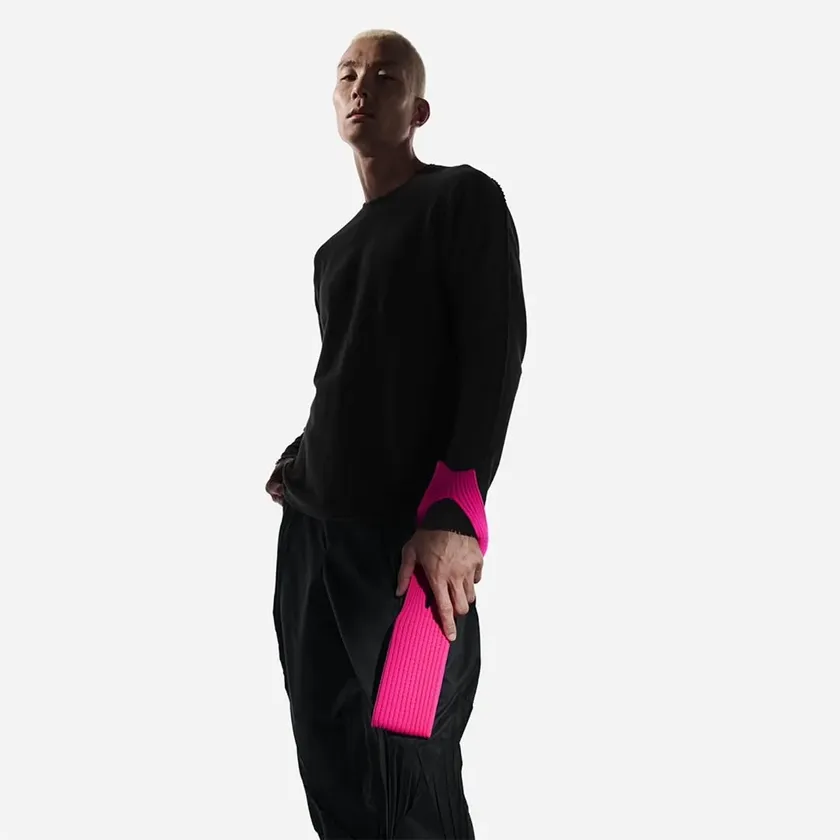
#> input picture assets/products/10005871362346/10_51425455997226.webp, 840 x 840 px, shrunk from 1080 x 1080 before the run
$ python -i plan_remediation.py   (imports and definitions only)
#> lines starting #> are read from the running program, lines starting #| are printed output that depends on the picture; after the words box and inside, x2 and y2 are one past the last pixel; in counts of white or black regions, pixels touching at a corner belong together
import json
import os
import glob
from PIL import Image
import numpy as np

# [7 lines not run here, left out]

def check_img(path):
    if not os.path.exists(path):
        return False, 999.0, (0,0)
    try:
        im = Image.open(path).convert('RGB')
#> im is the input picture: PIL image 840x840 RGB; mean R, G, B 203.2, 200.2, 201.2
        w, h = im.size
#> w = 840; h = 840
        samples = [
            im.getpixel((5, 5)),
            im.getpixel((w-6, 5)),
            im.getpixel((5, h-6)),
            im.getpixel((w-6, h-6)),
            im.getpixel((w//2, 5)),
            im.getpixel((5, h//2)),
            im.getpixel((w-6, h//2))
        ]
#> samples = [(243, 243, 243), (243, 243, 243), (245, 245, 245), (243, 243, 243), (243, 243, 243), (243, 243, 243), (243, 243, 243)]
        is_w = all(all(c >= 240 for c in s) for s in samples)
#> is_w = True
        arr = np.array(im)
        R = arr[:,:,0].astype(int)
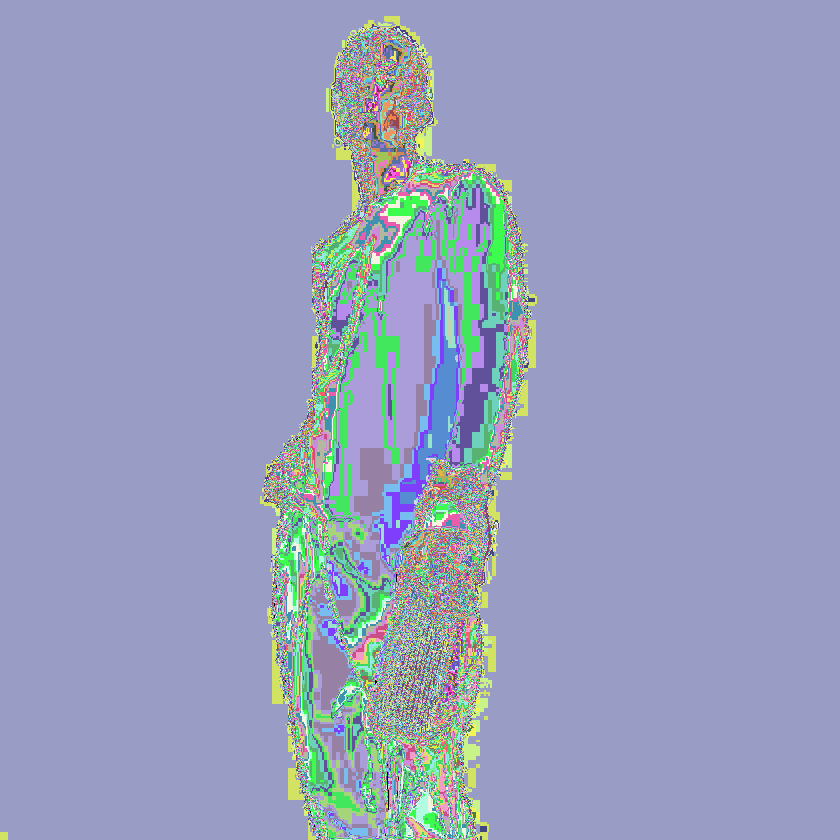
#> R: shape (840, 840) int64; 256 distinct labels, from 0 to 255; one colour per label, 0 black
        G = arr[:,:,1].astype(int)
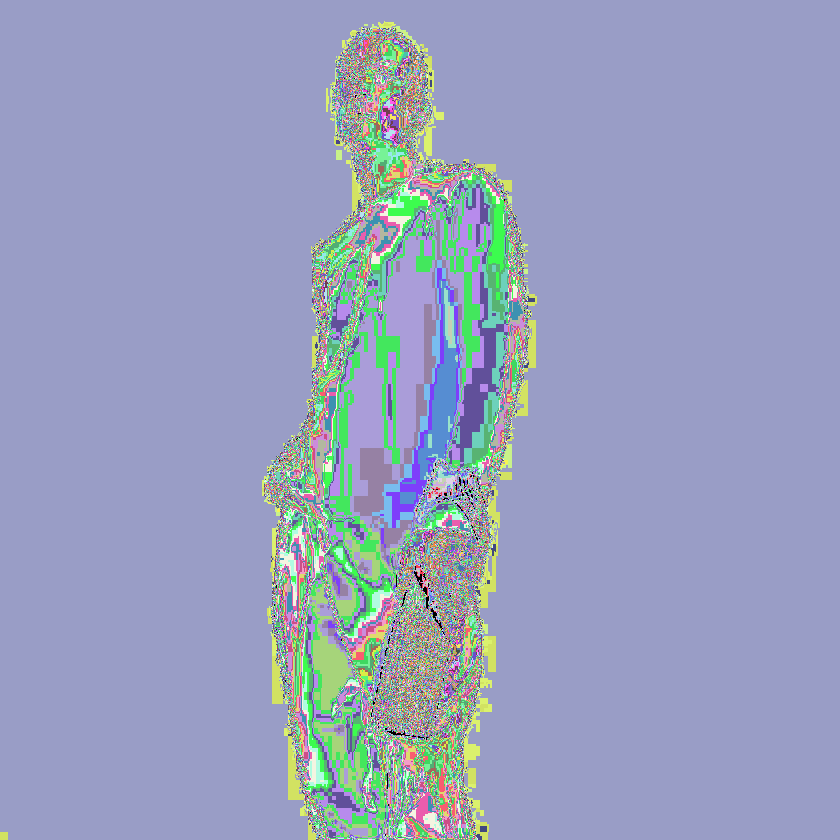
#> G: shape (840, 840) int64; 256 distinct labels, from 0 to 255; one colour per label, 0 black
        B = arr[:,:,2].astype(int)
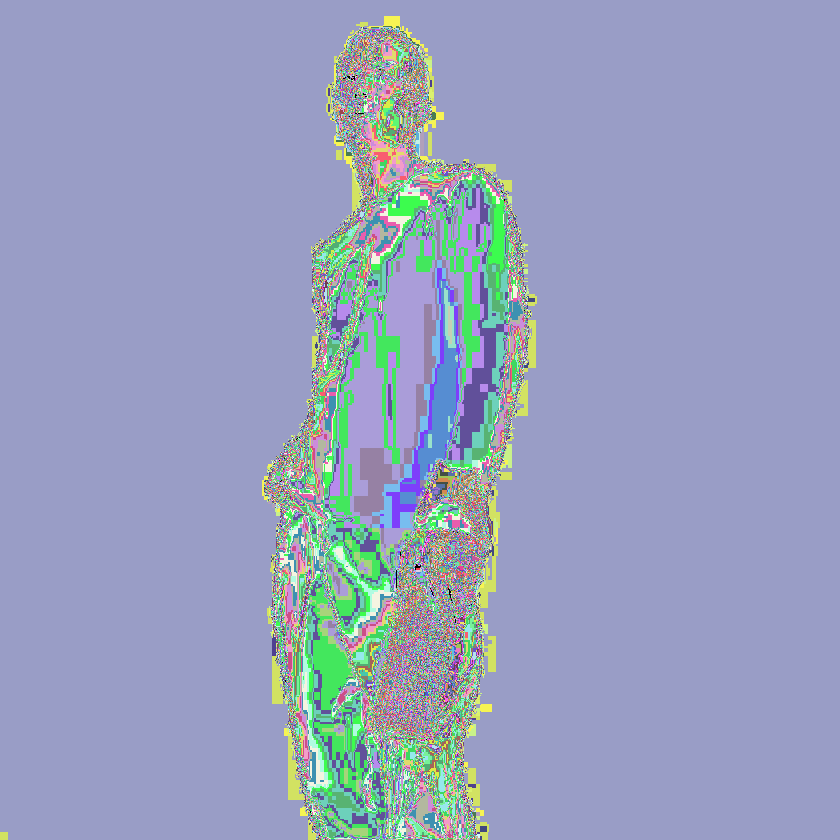
#> B: shape (840, 840) int64; 256 distinct labels, from 0 to 255; one colour per label, 0 black
        skin_mask = (R > 95) & (G > 40) & (B > 20) & \
                    ((np.maximum(np.maximum(R, G), B) - np.minimum(np.minimum(R, G), B)) > 15) & \
                    (np.abs(R - G) > 15) & (R > G) & (R > B) & \
                    ((R < 240) | (G < 240) | (B < 240))
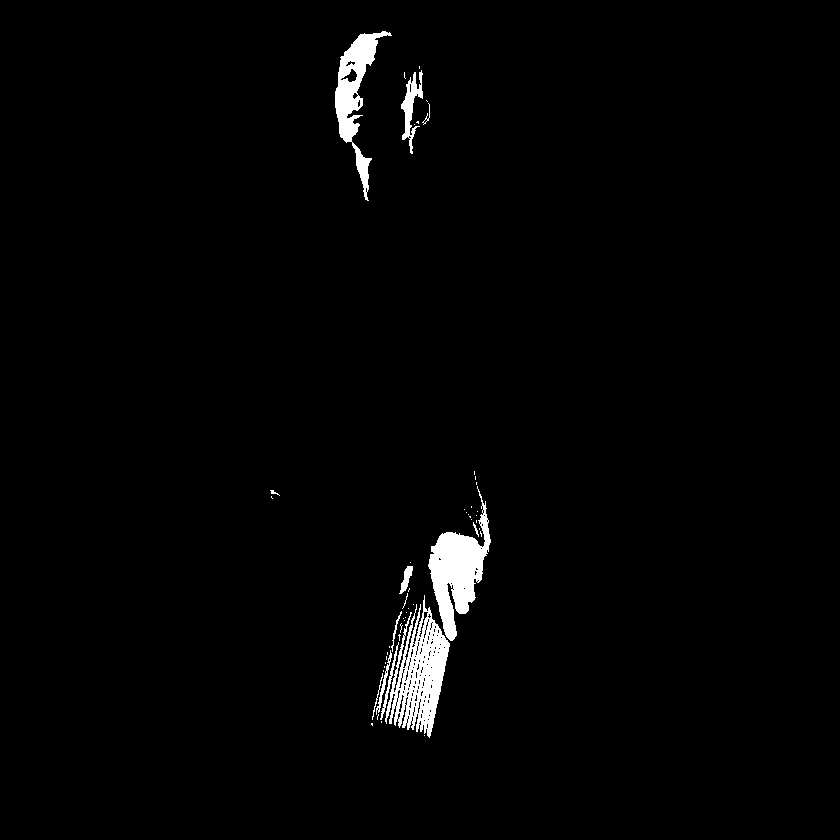
#> skin_mask: shape (840, 840) bool; 1.8% white; 53 white regions (41 under 20 px), largest, box (x1, y1, x2, y2) and area: (385, 595, 450, 738) 4363, (428, 486, 491, 641) 4015, (335, 31, 392, 201) 2825
        skin_pct = (np.sum(skin_mask) / (w * h)) * 100.0
#> skin_pct = 1.81
        return is_w, skin_pct, (w, h)
    except:
        return False, 999.0, (0,0)

plan = []

# [37 lines not run here, left out]

>>> result = check_img('../assets/products/10005871362346/10_51425455997226.webp')
#> result = (True, 1.81, (840, 840))
